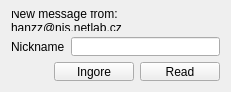
<ui version="4.0" >
 <class>Form</class>
 <widget class="QWidget" name="Form" >
  <property name="geometry" >
   <rect>
    <x>0</x>
    <y>0</y>
    <width>231</width>
    <height>90</height>
   </rect>
  </property>
  <property name="windowTitle" >
   <string>Form</string>
  </property>
  <layout class="QGridLayout" name="gridLayout" >
   <item row="0" column="0" colspan="2" >
    <widget class="QLabel" name="text" >
     <property name="text" >
      <string>New message from: hanzz@njs.netlab.cz</string>
     </property>
     <property name="wordWrap" >
      <bool>true</bool>
     </property>
    </widget>
   </item>
   <item row="1" column="0" >
    <widget class="QLabel" name="label" >
     <property name="text" >
      <string>Nickname</string>
     </property>
    </widget>
   </item>
   <item row="1" column="1" >
    <widget class="QLineEdit" name="lineEdit" />
   </item>
   <item row="2" column="0" colspan="2" >
    <layout class="QHBoxLayout" name="horizontalLayout" >
     <item>
      <spacer name="horizontalSpacer" >
       <property name="orientation" >
        <enum>Qt::Horizontal</enum>
       </property>
       <property name="sizeHint" stdset="0" >
        <size>
         <width>48</width>
         <height>20</height>
        </size>
       </property>
      </spacer>
     </item>
     <item>
      <widget class="QPushButton" name="reject" >
       <property name="text" >
        <string>Ingore</string>
       </property>
      </widget>
     </item>
     <item>
      <widget class="QPushButton" name="accept" >
       <property name="text" >
        <string>Read</string>
       </property>
      </widget>
     </item>
    </layout>
   </item>
  </layout>
 </widget>
 <resources/>
 <connections/>
</ui>
